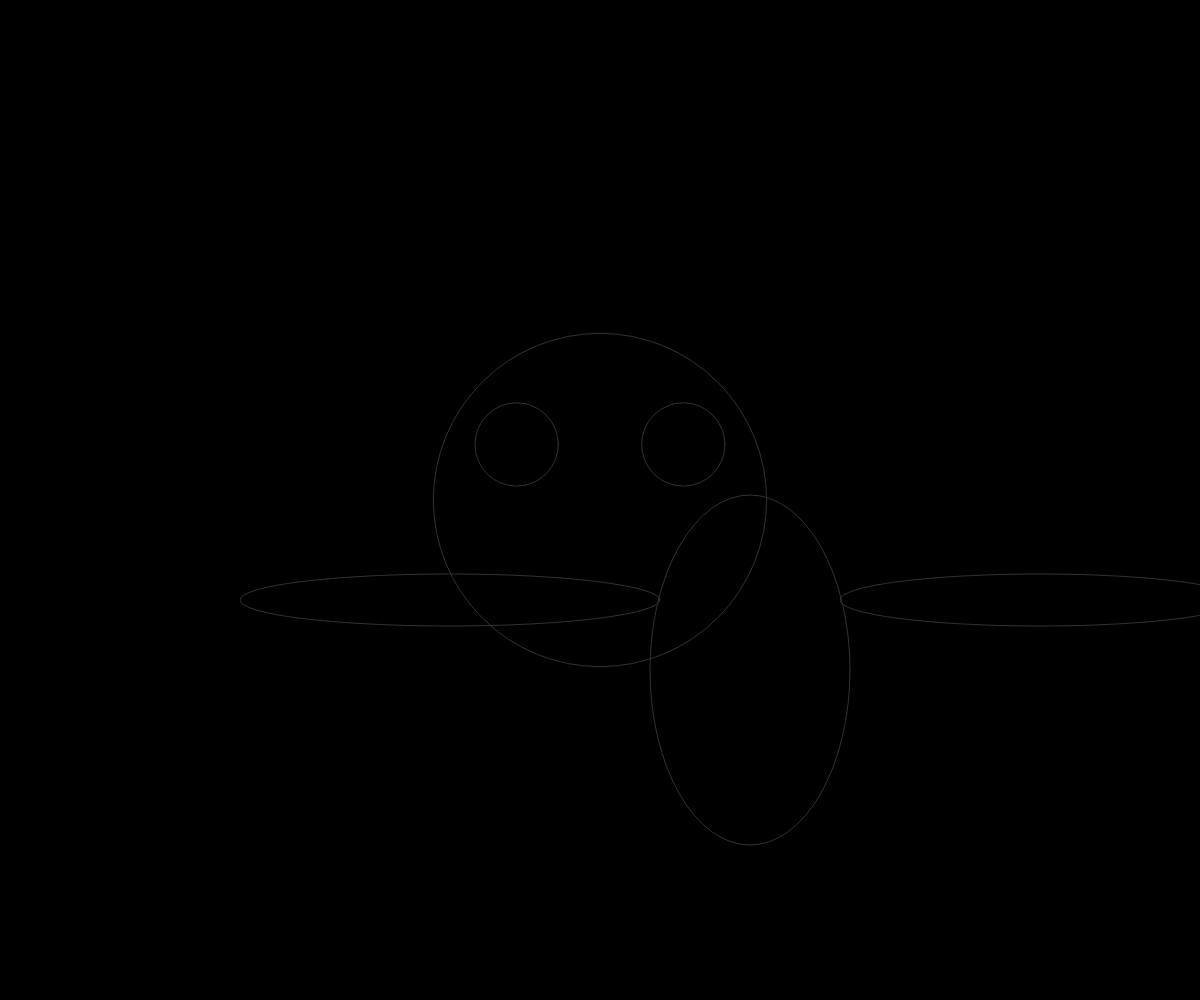
Frame 1 (no input)
Frame 60 (no input): identical to frame 1, image omitted
Frame 120 (the mouse pressed at the canvas centre since frame 60): identical to frame 1, image omitted

The p5.js sketch that drew this single still picture (run headless with seeded random() and noise() and a simulated clock; from frame 60 on, the mouse is pressed at the canvas centre):

// p5.js sketch
// ── sketch.js
function setup() {
	createCanvas(windowWidth, windowHeight);
	}

function draw() {

	background(0);
	noFill();
	stroke(50,255);
    circle(width/2,height /2,height/3);
	circle(width/2-height/3/4, height/2-height/18, height/12);
	circle(width/2+height/3/4, height/2-height/18, height/12);
	ellipse(750,670, 200, 350);
	ellipse(450,600,420,52)
	ellipse(1040,600,400,52)

}
